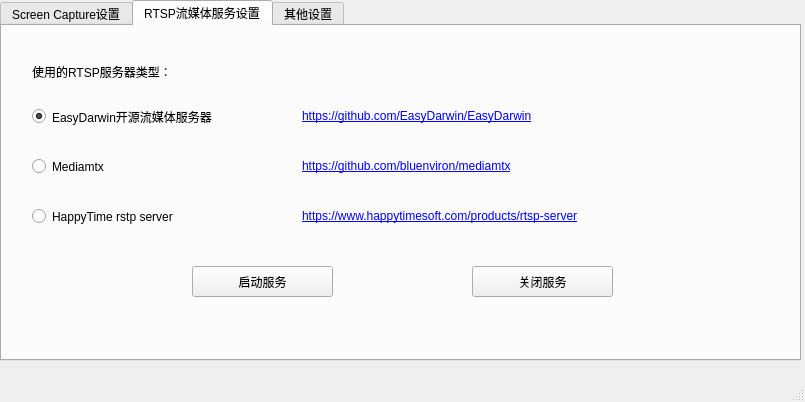
<?xml version="1.0" encoding="UTF-8"?>
<ui version="4.0">
 <class>MainWindow</class>
 <widget class="QMainWindow" name="MainWindow">
  <property name="geometry">
   <rect>
    <x>0</x>
    <y>0</y>
    <width>805</width>
    <height>402</height>
   </rect>
  </property>
  <property name="windowTitle">
   <string>系统设置</string>
  </property>
  <widget class="QWidget" name="centralwidget">
   <widget class="QTabWidget" name="tabWidget">
    <property name="geometry">
     <rect>
      <x>0</x>
      <y>0</y>
      <width>801</width>
      <height>361</height>
     </rect>
    </property>
    <property name="currentIndex">
     <number>1</number>
    </property>
    <widget class="QWidget" name="screen_capture_tab">
     <attribute name="title">
      <string>Screen Capture设置</string>
     </attribute>
     <widget class="QLabel" name="label_3">
      <property name="geometry">
       <rect>
        <x>30</x>
        <y>60</y>
        <width>171</width>
        <height>21</height>
       </rect>
      </property>
      <property name="text">
       <string>帧率(Frame Rate)：</string>
      </property>
     </widget>
     <widget class="QSpinBox" name="spinBox">
      <property name="geometry">
       <rect>
        <x>230</x>
        <y>60</y>
        <width>61</width>
        <height>22</height>
       </rect>
      </property>
      <property name="maximum">
       <number>60</number>
      </property>
      <property name="value">
       <number>15</number>
      </property>
     </widget>
     <widget class="QLabel" name="label_4">
      <property name="geometry">
       <rect>
        <x>310</x>
        <y>60</y>
        <width>171</width>
        <height>21</height>
       </rect>
      </property>
      <property name="text">
       <string>最小5，最大50</string>
      </property>
     </widget>
     <widget class="QLabel" name="label_5">
      <property name="geometry">
       <rect>
        <x>520</x>
        <y>115</y>
        <width>21</width>
        <height>31</height>
       </rect>
      </property>
      <property name="text">
       <string>x</string>
      </property>
     </widget>
     <widget class="QLabel" name="label_6">
      <property name="geometry">
       <rect>
        <x>30</x>
        <y>120</y>
        <width>221</width>
        <height>21</height>
       </rect>
      </property>
      <property name="text">
       <string>分辨率(Resolution Ratio)：</string>
      </property>
     </widget>
     <widget class="QComboBox" name="res_ratio_combo">
      <property name="geometry">
       <rect>
        <x>270</x>
        <y>120</y>
        <width>81</width>
        <height>22</height>
       </rect>
      </property>
      <property name="currentIndex">
       <number>-1</number>
      </property>
      <property name="placeholderText">
       <string>4:3</string>
      </property>
     </widget>
     <widget class="QSpinBox" name="res_width_spin">
      <property name="geometry">
       <rect>
        <x>440</x>
        <y>120</y>
        <width>71</width>
        <height>22</height>
       </rect>
      </property>
      <property name="minimum">
       <number>50</number>
      </property>
      <property name="maximum">
       <number>10000</number>
      </property>
      <property name="value">
       <number>1024</number>
      </property>
     </widget>
     <widget class="QSpinBox" name="res_height_spin">
      <property name="geometry">
       <rect>
        <x>540</x>
        <y>120</y>
        <width>71</width>
        <height>22</height>
       </rect>
      </property>
      <property name="minimum">
       <number>50</number>
      </property>
      <property name="maximum">
       <number>10000</number>
      </property>
      <property name="value">
       <number>576</number>
      </property>
     </widget>
     <widget class="QLabel" name="label_7">
      <property name="geometry">
       <rect>
        <x>390</x>
        <y>120</y>
        <width>51</width>
        <height>21</height>
       </rect>
      </property>
      <property name="text">
       <string>宽x高：</string>
      </property>
     </widget>
    </widget>
    <widget class="QWidget" name="rtsp_server_tab">
     <attribute name="title">
      <string>RTSP流媒体服务设置</string>
     </attribute>
     <widget class="QRadioButton" name="easydarwin_radio">
      <property name="geometry">
       <rect>
        <x>30</x>
        <y>80</y>
        <width>251</width>
        <height>21</height>
       </rect>
      </property>
      <property name="text">
       <string>EasyDarwin开源流媒体服务器</string>
      </property>
      <property name="checked">
       <bool>true</bool>
      </property>
     </widget>
     <widget class="QRadioButton" name="mediamtx_radio">
      <property name="geometry">
       <rect>
        <x>30</x>
        <y>130</y>
        <width>261</width>
        <height>21</height>
       </rect>
      </property>
      <property name="text">
       <string>Mediamtx</string>
      </property>
     </widget>
     <widget class="QRadioButton" name="happytime_radio">
      <property name="geometry">
       <rect>
        <x>30</x>
        <y>180</y>
        <width>261</width>
        <height>21</height>
       </rect>
      </property>
      <property name="text">
       <string>HappyTime rstp server</string>
      </property>
     </widget>
     <widget class="QLabel" name="label">
      <property name="geometry">
       <rect>
        <x>30</x>
        <y>30</y>
        <width>221</width>
        <height>31</height>
       </rect>
      </property>
      <property name="text">
       <string>使用的RTSP服务器类型：</string>
      </property>
     </widget>
     <widget class="QLabel" name="easydarwin_link_label">
      <property name="geometry">
       <rect>
        <x>300</x>
        <y>80</y>
        <width>481</width>
        <height>21</height>
       </rect>
      </property>
      <property name="text">
       <string>&lt;a href='https://github.com/EasyDarwin/EasyDarwin'&gt;https://github.com/EasyDarwin/EasyDarwin&lt;/a&gt;</string>
      </property>
      <property name="openExternalLinks">
       <bool>true</bool>
      </property>
     </widget>
     <widget class="QLabel" name="mediamtx_link_label">
      <property name="geometry">
       <rect>
        <x>300</x>
        <y>130</y>
        <width>481</width>
        <height>21</height>
       </rect>
      </property>
      <property name="text">
       <string>&lt;a href='https://github.com/bluenviron/mediamtx'&gt;https://github.com/bluenviron/mediamtx&lt;/a&gt;</string>
      </property>
      <property name="openExternalLinks">
       <bool>true</bool>
      </property>
     </widget>
     <widget class="QLabel" name="happytime_link_label">
      <property name="geometry">
       <rect>
        <x>300</x>
        <y>180</y>
        <width>471</width>
        <height>21</height>
       </rect>
      </property>
      <property name="text">
       <string>&lt;a href='https://www.happytimesoft.com/products/rtsp-server'&gt;https://www.happytimesoft.com/products/rtsp-server&lt;/a&gt;</string>
      </property>
      <property name="openExternalLinks">
       <bool>true</bool>
      </property>
     </widget>
     <widget class="QPushButton" name="start_rtsp_server_btn">
      <property name="geometry">
       <rect>
        <x>190</x>
        <y>240</y>
        <width>141</width>
        <height>31</height>
       </rect>
      </property>
      <property name="text">
       <string>启动服务</string>
      </property>
     </widget>
     <widget class="QPushButton" name="stop_rtsp_server_button">
      <property name="geometry">
       <rect>
        <x>470</x>
        <y>240</y>
        <width>141</width>
        <height>31</height>
       </rect>
      </property>
      <property name="text">
       <string>关闭服务</string>
      </property>
     </widget>
    </widget>
    <widget class="QWidget" name="other_tab">
     <attribute name="title">
      <string>其他设置</string>
     </attribute>
    </widget>
   </widget>
  </widget>
  <widget class="QMenuBar" name="menubar">
   <property name="geometry">
    <rect>
     <x>0</x>
     <y>0</y>
     <width>805</width>
     <height>22</height>
    </rect>
   </property>
  </widget>
  <widget class="QStatusBar" name="statusbar"/>
 </widget>
 <resources/>
 <connections/>
</ui>
